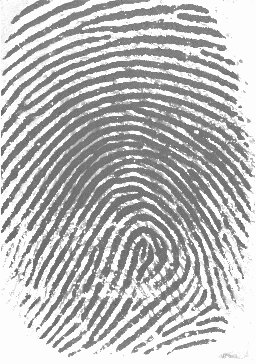
#> input picture image_processing/examples/101_1.bmp, 256 x 364 px
$ python affine_wrap.py
#> lines starting #> are read from the running program, lines starting #| are printed output that depends on the picture
import cv2
import numpy as np

# Load input image
img = cv2.imread('../examples/101_1.bmp', cv2.IMREAD_COLOR)
#> img is the input picture: shape (364, 256, 3); min 70, max 253, mean 186.6

if img is None:
    raise FileNotFoundError("Image not found. Check the path: ./examples/101_1.bmp")

# Get image dimensions
rows, cols, ch = img.shape
#> rows = 364; cols = 256; ch = 3

# --- Affine Warp ---
# Define 3 points in original image
pts1 = np.float32([[150, 50], [20, 50], [50, 200]])
# Define where those points should map to
pts2 = np.float32([[120, 100], [50, 100], [100, 250]])

# Compute affine transform matrix
M_affine = cv2.getAffineTransform(pts1, pts2)

# Apply warp
warp_affine = cv2.warpAffine(img, M_affine, (cols, rows))
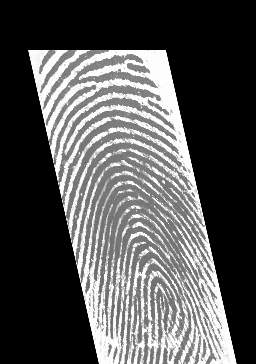
#> warp_affine: shape (364, 256, 3); min 0, max 253, mean 83.9

# Display results
cv2.imshow('Original', img)
cv2.imshow('Affine Warp', warp_affine)
cv2.imwrite('../output/warp_affine2.bmp', warp_affine)
cv2.waitKey(0)
cv2.destroyAllWindows()

$ run again, with image_processing/examples/fingerprint.bmp copied over image_processing/examples/101_1.bmp
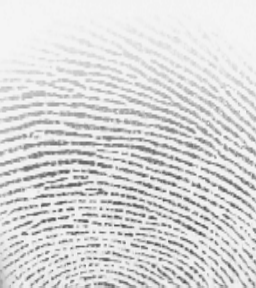
#> input picture image_processing/examples/fingerprint.bmp, 256 x 288 px
#> img is the input picture: shape (288, 256, 3); min 73, max 246, mean 216.7
#> `warp_affine = cv2.warpAffine(img, M_affine, (cols, rows))`:
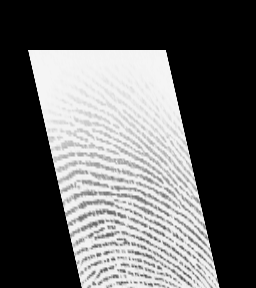
#> warp_affine: shape (288, 256, 3); min 0, max 246, mean 97.2

$ run again, with image_processing/examples/fingerprint3.bmp copied over image_processing/examples/101_1.bmp
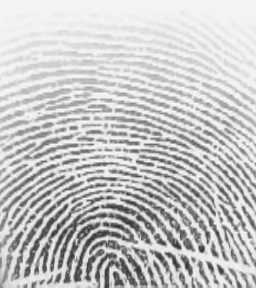
#> input picture image_processing/examples/fingerprint3.bmp, 256 x 288 px
#> img is the input picture: shape (288, 256, 3); min 50, max 246, mean 197.7
#> `warp_affine = cv2.warpAffine(img, M_affine, (cols, rows))`:
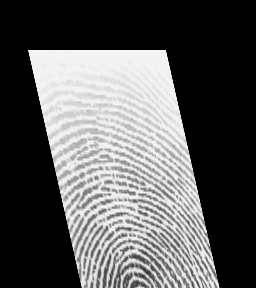
#> warp_affine: shape (288, 256, 3); min 0, max 246, mean 90.4
